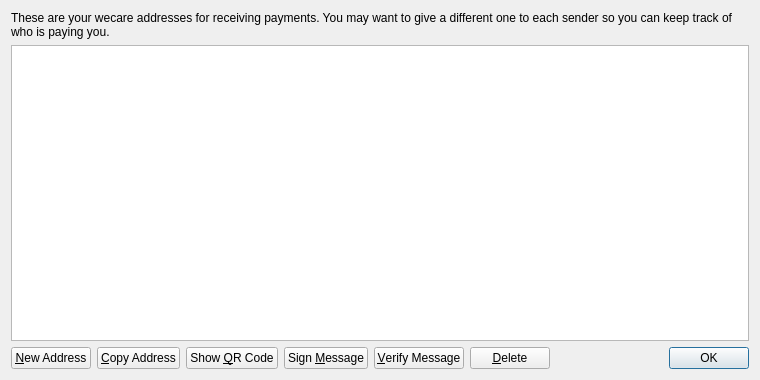
<?xml version="1.0" encoding="UTF-8"?>
<ui version="4.0">
 <class>AddressBookPage</class>
 <widget class="QWidget" name="AddressBookPage">
  <property name="geometry">
   <rect>
    <x>0</x>
    <y>0</y>
    <width>760</width>
    <height>380</height>
   </rect>
  </property>
  <property name="windowTitle">
   <string>Address Book</string>
  </property>
  <layout class="QVBoxLayout" name="verticalLayout">
   <item>
    <widget class="QLabel" name="labelExplanation">
     <property name="text">
      <string>These are your wecare addresses for receiving payments. You may want to give a different one to each sender so you can keep track of who is paying you.</string>
     </property>
     <property name="textFormat">
      <enum>Qt::PlainText</enum>
     </property>
     <property name="wordWrap">
      <bool>true</bool>
     </property>
    </widget>
   </item>
   <item>
    <widget class="QTableView" name="tableView">
     <property name="contextMenuPolicy">
      <enum>Qt::CustomContextMenu</enum>
     </property>
     <property name="toolTip">
      <string>Double-click to edit address or label</string>
     </property>
     <property name="tabKeyNavigation">
      <bool>false</bool>
     </property>
     <property name="alternatingRowColors">
      <bool>true</bool>
     </property>
     <property name="selectionMode">
      <enum>QAbstractItemView::SingleSelection</enum>
     </property>
     <property name="selectionBehavior">
      <enum>QAbstractItemView::SelectRows</enum>
     </property>
     <property name="sortingEnabled">
      <bool>true</bool>
     </property>
     <attribute name="verticalHeaderVisible">
      <bool>false</bool>
     </attribute>
    </widget>
   </item>
   <item>
    <layout class="QHBoxLayout" name="horizontalLayout">
     <item>
      <widget class="QPushButton" name="newAddressButton">
       <property name="toolTip">
        <string>Create a new address</string>
       </property>
       <property name="text">
        <string>&amp;New Address</string>
       </property>
       <property name="icon">
        <iconset resource="../bitcoin.qrc">
         <normaloff>:/icons/add</normaloff>:/icons/add</iconset>
       </property>
      </widget>
     </item>
     <item>
      <widget class="QPushButton" name="copyToClipboard">
       <property name="toolTip">
        <string>Copy the currently selected address to the system clipboard</string>
       </property>
       <property name="text">
        <string>&amp;Copy Address</string>
       </property>
       <property name="icon">
        <iconset resource="../bitcoin.qrc">
         <normaloff>:/icons/editcopy</normaloff>:/icons/editcopy</iconset>
       </property>
      </widget>
     </item>
     <item>
      <widget class="QPushButton" name="showQRCode">
       <property name="text">
        <string>Show &amp;QR Code</string>
       </property>
       <property name="icon">
        <iconset resource="../bitcoin.qrc">
         <normaloff>:/icons/qrcode</normaloff>:/icons/qrcode</iconset>
       </property>
      </widget>
     </item>
     <item>
      <widget class="QPushButton" name="signMessage">
       <property name="toolTip">
        <string>Sign a message to prove you own a wecare address</string>
       </property>
       <property name="text">
        <string>Sign &amp;Message</string>
       </property>
       <property name="icon">
        <iconset resource="../bitcoin.qrc">
         <normaloff>:/icons/edit</normaloff>:/icons/edit</iconset>
       </property>
      </widget>
     </item>
     <item>
      <widget class="QPushButton" name="verifyMessage">
       <property name="toolTip">
        <string>Verify a message to ensure it was signed with a specified wecare address</string>
       </property>
       <property name="text">
        <string>&amp;Verify Message</string>
       </property>
       <property name="icon">
        <iconset resource="../bitcoin.qrc">
         <normaloff>:/icons/transaction_0</normaloff>:/icons/transaction_0</iconset>
       </property>
      </widget>
     </item>
     <item>
      <widget class="QPushButton" name="deleteButton">
       <property name="toolTip">
        <string>Delete the currently selected address from the list</string>
       </property>
       <property name="text">
        <string>&amp;Delete</string>
       </property>
       <property name="icon">
        <iconset resource="../bitcoin.qrc">
         <normaloff>:/icons/remove</normaloff>:/icons/remove</iconset>
       </property>
      </widget>
     </item>
     <item>
      <spacer name="horizontalSpacer">
       <property name="orientation">
        <enum>Qt::Horizontal</enum>
       </property>
       <property name="sizeHint" stdset="0">
        <size>
         <width>40</width>
         <height>20</height>
        </size>
       </property>
      </spacer>
     </item>
     <item>
      <widget class="QDialogButtonBox" name="buttonBox">
       <property name="sizePolicy">
        <sizepolicy hsizetype="Maximum" vsizetype="Fixed">
         <horstretch>0</horstretch>
         <verstretch>0</verstretch>
        </sizepolicy>
       </property>
       <property name="standardButtons">
        <set>QDialogButtonBox::Ok</set>
       </property>
      </widget>
     </item>
    </layout>
   </item>
  </layout>
 </widget>
 <resources>
  <include location="../bitcoin.qrc"/>
 </resources>
 <connections/>
</ui>
